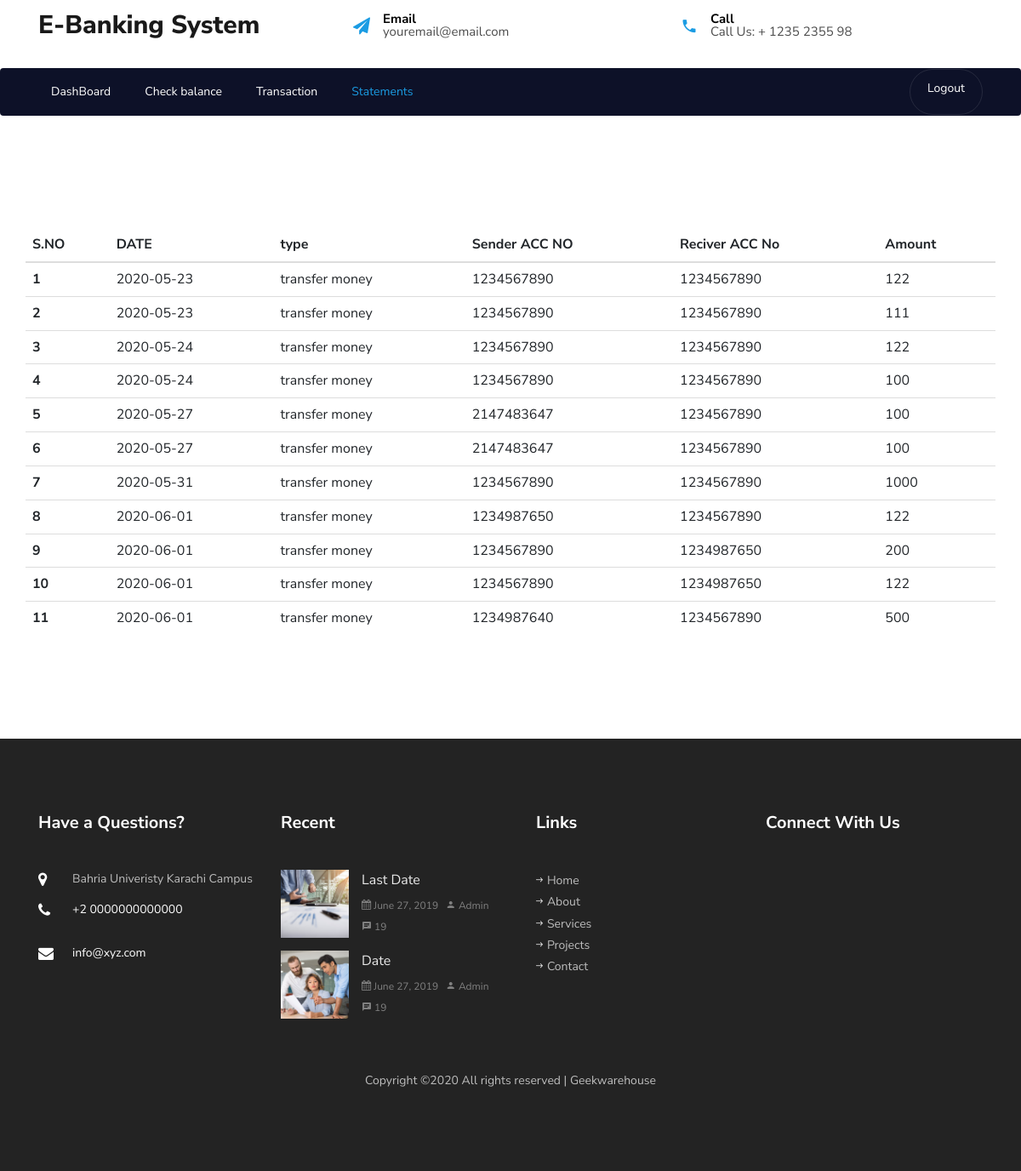
Page /statment.php (signed in) on the committed database.
### tables this page shows
CREATE TABLE `transactions` (
  `sno` int(11) NOT NULL,
  `type` varchar(25) NOT NULL,
  `amount` double NOT NULL,
  `sender_acc_no` int(25) NOT NULL,
  `receiver_acc_no` int(25) NOT NULL,
  `date` date NOT NULL
);

### session.php (called while the page is built, shortened)
<?php
   $user_check = $_SESSION['login_user'];
?>

### dataPopulation.php (called while the page is built, shortened)
<?php
   include("session.php");
   $sql2 = "SELECT * FROM account where cnic = (SELECT cnic from registration WHERE userName = '$user_check')";
   $result2 = mysqli_query($db,$sql2);
    $row2 = mysqli_fetch_array($result2,MYSQLI_ASSOC);
    $sql = "SELECT * FROM `transactions` WHERE sender_acc_no =".$row2['account_no']." OR receiver_acc_no =".$row2['account_no'];
    $result = $db->query($sql);
?>

### statment.php (the view, shortened to what this page needs)
<?php
    include("dataPopulation.php");
    include('session.php');
?>
<!DOCTYPE html>
<html lang="en">
  <head>
    <link rel="stylesheet" href="css/captchaStyle.css">
    <link rel="stylesheet" href="https://maxcdn.bootstrapcdn.com/bootstrap/3.3.7/css/bootstrap.min.css">
    <link rel="stylesheet" href="css/open-iconic-bootstrap.min.css">
    <link rel="stylesheet" href="css/animate.css">
    <link rel="stylesheet" href="css/loginStyle.css">
    <link rel="stylesheet" href="css/owl.carousel.min.css">
    <link rel="stylesheet" href="css/owl.theme.default.min.css">
    <link rel="stylesheet" href="css/magnific-popup.css">
    <link rel="stylesheet" href="css/aos.css">
    <link rel="stylesheet" href="css/ionicons.min.css">
    <link rel="stylesheet" href="css/flaticon.css">
    <link rel="stylesheet" href="css/icomoon.css">
    <link rel="stylesheet" href="css/style.css">
    <link rel="stylesheet" href="css/registrationStyle.css">
  </head>
  <body>
	  <div class="bg-top navbar-light">
    	<div class="container">
    		<div class="row no-gutters d-flex align-items-center align-items-stretch">
    			<div class="col-md-4 d-flex align-items-center py-4">
    				<a class="navbar-brand" href="index.html">E-Banking System</a>
    			</div>
	    		<div class="col-lg-8 d-block">
		    		<div class="row d-flex">
					    <div class="col-md d-flex topper align-items-center align-items-stretch py-md-4">
					    	<div class="icon d-flex justify-content-center align-items-center"><span class="icon-paper-plane"></span></div>
					    	<div class="text">
					    		<span>Email</span>
						    	<span>youremail@email.com</span>
						    </div>
					    </div>
					    <div class="col-md d-flex topper align-items-center align-items-stretch py-md-4">
					    	<div class="icon d-flex justify-content-center align-items-center"><span class="icon-phone2"></span></div>
						    <div class="text">
						    	<span>Call</span>
						    	<span>Call Us: + 1235 2355 98</span>
						    </div>
					    </div>
				    </div>
			    </div>
		    </div>
		  </div>
    </div>
    <nav class="navbar navbar-expand-lg navbar-dark bg-dark ftco-navbar-light" id="ftco-navbar">
	    <div class="container d-flex align-items-center">
	      <form action="#" class="searchform order-lg-last">
          <div class="form-group d-flex">
          <ul class="navbar-nav mr-auto">
	          <li class="nav-item "><a href="logout.php" class="nav-link">Logout</a></li>
	        </ul>
          </div>
        </form>
	      <div class="collapse navbar-collapse" id="ftco-nav">
	        <ul class="navbar-nav mr-auto">
			<li class="nav-item"><a href="dashBoard.php" class="nav-link pl-0">DashBoard</a></li>
	        	<li class="nav-item"><a href="checkBalance.php" class="nav-link">Check balance</a></li>
            <li class="nav-item"><a href="transaction.php" class="nav-link">Transaction</a></li>
            <li class="nav-item active"><a href="statment.php" class="nav-link">Statements</a></li>
	        </ul>
	      </div>
	    </div>
	  </nav>
    <section class="ftco-section contact-section">
    <div class="container">
        <div class="row">
        <table class="table table-hover">
  <thead>
    <tr>
      <th scope="col">S.NO</th>
      <th scope="col">DATE</th>
      <th scope="col">type</th>
      <th scope="col">Sender ACC NO</th>
      <th scope="col">Reciver ACC No</th>
      <th scope="col">Amount</th>
    </tr>
  </thead>
  <tbody>
  <?php
    if ($result->num_rows > 0) {
      $i=0;
      while($row = $result->fetch_assoc()) {
        $i++;
          ?>
          <tr>
      <th scope="row"><?php echo $i;?></th>
      <td><?php echo $row['date']; ?></td>
      <td><?php echo $row['type'];?></td>
      <td><?php echo $row['sender_acc_no'];?></td>
      <td><?php echo $row['receiver_acc_no'];?></td>
      <td><?php echo $row['amount'];?></td>
    </tr>
          <?php
      }
      } else {
          echo "0 results";
      }
  ?>
  </tbody>
</table>
        </div>
    </div>
    </section>
    <footer class="ftco-footer ftco-bg-dark ftco-section">
      <div class="container">
        <div class="row mb-5">
          <div class="col-md-6 col-lg-3">
            <div class="ftco-footer-widget mb-5">
            	<h2 class="ftco-heading-2">Have a Questions?</h2>
            	<div class="block-23 mb-3">
	              <ul>
	                <li><span class="icon icon-map-marker"></span><span class="text">Bahria Univeristy Karachi Campus</span></li>
	                <li><a href="#"><span class="icon icon-phone"></span><span class="text">+2 0000000000000</span></a></li>
	                <li><a href="#"><span class="icon icon-envelope"></span><span class="text">info@xyz.com</span></a></li>
	              </ul>
	            </div>
            </div>
          </div>
          <div class="col-md-6 col-lg-3">
            <div class="ftco-footer-widget mb-5">
              <h2 class="ftco-heading-2">Recent</h2>
              <div class="block-21 mb-4 d-flex">
                <a class="blog-img mr-4" style="background-image: url(images/image_1.jpg);"></a>
                <div class="text">
                  <h3 class="heading"><a href="#">Last Date</a></h3>
                  <div class="meta">
                    <div><a href="#"><span class="icon-calendar"></span> June 27, 2019</a></div>
                    <div><a href="#"><span class="icon-person"></span> Admin</a></div>
                    <div><a href="#"><span class="icon-chat"></span> 19</a></div>
                  </div>
                </div>
              </div>
              <div class="block-21 mb-5 d-flex">
                <a class="blog-img mr-4" style="background-image: url(images/image_2.jpg);"></a>
                <div class="text">
                  <h3 class="heading"><a href="#">Date</a></h3>
                  <div class="meta">
                    <div><a href="#"><span class="icon-calendar"></span> June 27, 2019</a></div>
                    <div><a href="#"><span class="icon-person"></span> Admin</a></div>
                    <div><a href="#"><span class="icon-chat"></span> 19</a></div>
                  </div>
                </div>
              </div>
            </div>
          </div>
          <div class="col-md-6 col-lg-3">
            <div class="ftco-footer-widget mb-5 ml-md-4">
              <h2 class="ftco-heading-2">Links</h2>
              <ul class="list-unstyled">
                <li><a href="#"><span class="ion-ios-arrow-round-forward mr-2"></span>Home</a></li>
                <li><a href="#"><span class="ion-ios-arrow-round-forward mr-2"></span>About</a></li>
                <li><a href="#"><span class="ion-ios-arrow-round-forward mr-2"></span>Services</a></li>
                <li><a href="#"><span class="ion-ios-arrow-round-forward mr-2"></span>Projects</a></li>
                <li><a href="#"><span class="ion-ios-arrow-round-forward mr-2"></span>Contact</a></li>
              </ul>
            </div>
          </div>
          <div class="col-md-6 col-lg-3">
            <div class="ftco-footer-widget mb-5">
            	<h2 class="ftco-heading-2 mb-0">Connect With Us</h2>
            	<ul class="ftco-footer-social list-unstyled float-md-left float-lft mt-3">
              </ul>
            </div>
          </div>
        </div>
        <div class="row">
          <div class="col-md-12 text-center">
          <p>
  Copyright &copy;<script>document.write(new Date().getFullYear());</script> All rights reserved | <a href="https://geekwarehouse.org" target="_blank">Geekwarehouse</a>
  </p>
          </div>
        </div>
      </div>
    </footer>
  </body>
</html>

### css/icomoon.css (style rules this page uses)
[class^="icon-"], [class*=" icon-"] { font-family: 'icomoon' !important; speak: none; font-style: normal; font-weight: normal; font-variant: normal; text-transform: none; line-height: 1; -webkit-font-smoothing: antialiased; -moz-osx-font-smoothing: grayscale; }
.icon-map-marker:before { content: "\f041"; }
.icon-calendar:before { content: "\f073"; }
.icon-phone:before { content: "\f095"; }
.icon-envelope:before { content: "\f0e0"; }
.icon-paper-plane:before { content: "\f1d8"; }
.icon-phone2:before { content: "\e0cd"; }
.icon-chat:before { content: "\e0b7"; }
.icon-person:before { content: "\e7fd"; }

### rows in the picture
transactions: date "2020-05-23", type "transfer money", sender_acc_no "1234567890", receiver_acc_no "1234567890", amount "122"
transactions: date "2020-05-23", type "transfer money", sender_acc_no "1234567890", receiver_acc_no "1234567890", amount "111"
transactions: date "2020-05-24", type "transfer money", sender_acc_no "1234567890", receiver_acc_no "1234567890", amount "122"
transactions: date "2020-05-24", type "transfer money", sender_acc_no "1234567890", receiver_acc_no "1234567890", amount "100"
transactions: date "2020-05-27", type "transfer money", sender_acc_no "2147483647", receiver_acc_no "1234567890", amount "100"
transactions: date "2020-05-27", type "transfer money", sender_acc_no "2147483647", receiver_acc_no "1234567890", amount "100"
transactions: date "2020-05-31", type "transfer money", sender_acc_no "1234567890", receiver_acc_no "1234567890", amount "1000"
transactions: date "2020-06-01", type "transfer money", sender_acc_no "1234987650", receiver_acc_no "1234567890", amount "122"
transactions: date "2020-06-01", type "transfer money", sender_acc_no "1234567890", receiver_acc_no "1234987650", amount "200"
transactions: date "2020-06-01", type "transfer money", sender_acc_no "1234567890", receiver_acc_no "1234987650", amount "122"
transactions: date "2020-06-01", type "transfer money", sender_acc_no "1234987640", receiver_acc_no "1234567890", amount "500"
